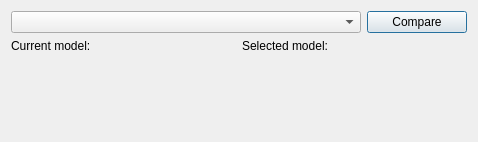
<?xml version="1.0" encoding="UTF-8"?>
<ui version="4.0">
 <class>Dialog</class>
 <widget class="QDialog" name="Dialog">
  <property name="geometry">
   <rect>
    <x>0</x>
    <y>0</y>
    <width>478</width>
    <height>142</height>
   </rect>
  </property>
  <property name="windowTitle">
   <string>Compare Models</string>
  </property>
  <layout class="QVBoxLayout" name="verticalLayout_2">
   <item>
    <layout class="QVBoxLayout" name="verticalLayout">
     <item>
      <layout class="QHBoxLayout" name="horizontalLayout_2">
       <item>
        <widget class="QComboBox" name="comboBox_select"/>
       </item>
       <item>
        <widget class="QPushButton" name="compare_button">
         <property name="maximumSize">
          <size>
           <width>100</width>
           <height>16777215</height>
          </size>
         </property>
         <property name="text">
          <string>Compare</string>
         </property>
        </widget>
       </item>
      </layout>
     </item>
     <item>
      <layout class="QHBoxLayout" name="horizontalLayout">
       <item>
        <layout class="QVBoxLayout" name="verticalLayout_3">
         <item>
          <widget class="QLabel" name="label">
           <property name="text">
            <string>Current model:</string>
           </property>
          </widget>
         </item>
         <item>
          <widget class="QLabel" name="label_left">
           <property name="text">
            <string/>
           </property>
          </widget>
         </item>
        </layout>
       </item>
       <item>
        <layout class="QVBoxLayout" name="verticalLayout_4">
         <item>
          <widget class="QLabel" name="label_2">
           <property name="text">
            <string>Selected model:</string>
           </property>
          </widget>
         </item>
         <item>
          <widget class="QLabel" name="label_right">
           <property name="text">
            <string/>
           </property>
          </widget>
         </item>
        </layout>
       </item>
      </layout>
     </item>
     <item>
      <layout class="QVBoxLayout" name="table_layout"/>
     </item>
     <item>
      <widget class="QLabel" name="label_down">
       <property name="text">
        <string/>
       </property>
      </widget>
     </item>
     <item>
      <layout class="QVBoxLayout" name="metrics_layout"/>
     </item>
     <item>
      <spacer name="verticalSpacer">
       <property name="orientation">
        <enum>Qt::Vertical</enum>
       </property>
       <property name="sizeHint" stdset="0">
        <size>
         <width>20</width>
         <height>40</height>
        </size>
       </property>
      </spacer>
     </item>
    </layout>
   </item>
  </layout>
 </widget>
 <resources/>
 <connections/>
</ui>
